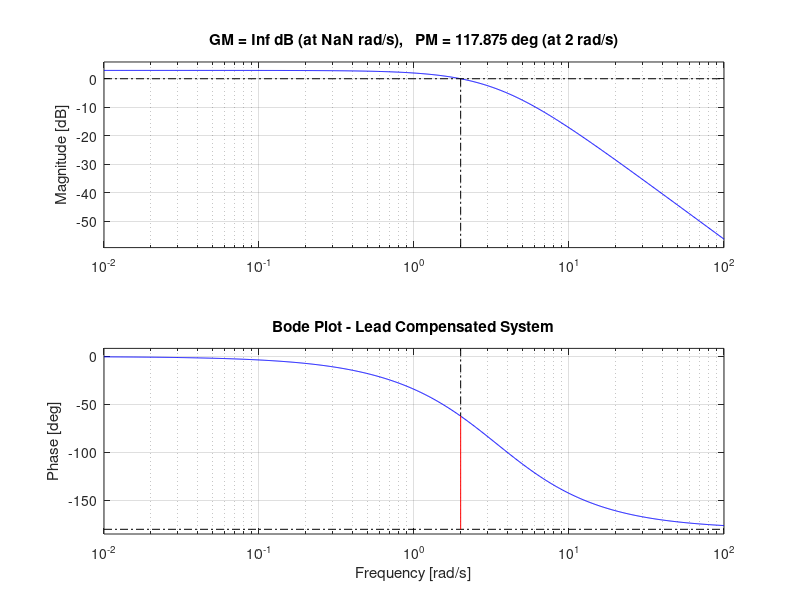
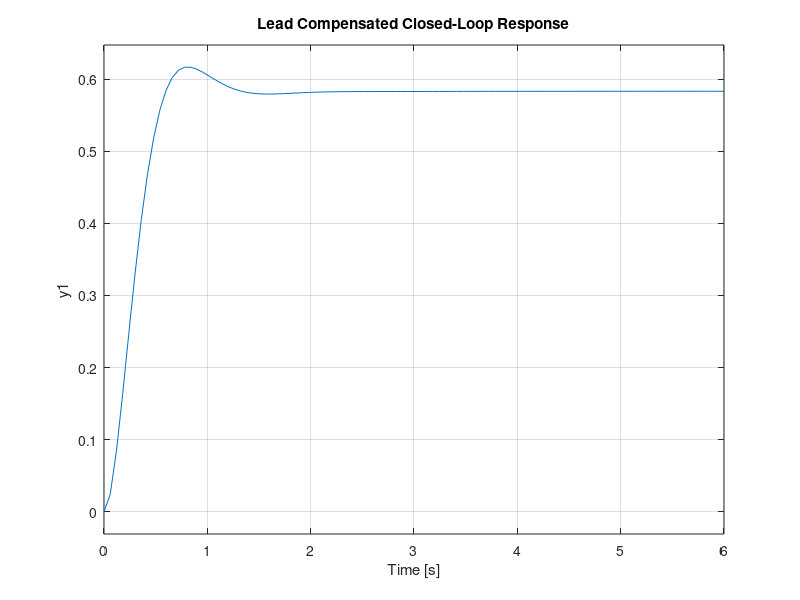

These charts were generated, in order, by the following MATLAB code:
clc;
clear;
close all;

%% Plant
G = tf(1,[1 4 3]);

%% Required additional phase
phi_required = 35;    % degrees

%% Convert to radians
phi = deg2rad(phi_required);

%% Calculate alpha
alpha = (1-sin(phi))/(1+sin(phi));

fprintf('alpha = %.5f\n',alpha);

%% Choose desired crossover frequency
wc = 2;    % rad/s

%% Calculate T
T = 1/(wc*sqrt(alpha));

fprintf('T = %.5f sec\n',T);

%% Lead compensator
Clead0 = tf([T 1],[alpha*T 1]);

%% Calculate gain so that |CG| = 1 at wc
mag = abs(squeeze(freqresp(Clead0*G,wc)));

K = 1/mag;

fprintf('Lead gain K = %.5f\n',K);

%% Final compensator
Clead = K*Clead0;

%% Compensated open loop
Llead = Clead*G;

%% Bode plot
figure;
margin(Llead);
grid on;
title('Bode Plot - Lead Compensated System');

%% Closed-loop system
Tlead = feedback(Llead,1);

%% Step response
figure;
step(Tlead);
grid on;
title('Lead Compensated Closed-Loop Response');
